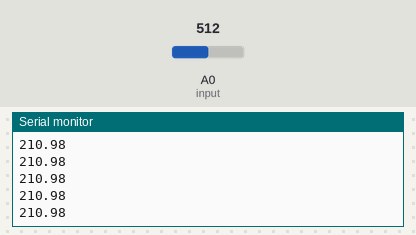
A sketch run on a simulated Arduino Uno, built with avr-gcc and run on an emulated ATmega328P. Parts: the last lines printed to the serial monitor. The test bench sets the inputs (shaded band); at power-on: A0 (input) = 512.

Above: at 1.2 s.
1.3 s: A0 (input) set to 716
At 1.31 s:
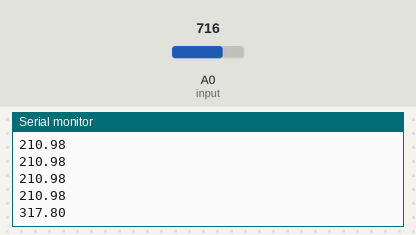
2.8 s: A0 (input) set to 900
At 2.82 s:
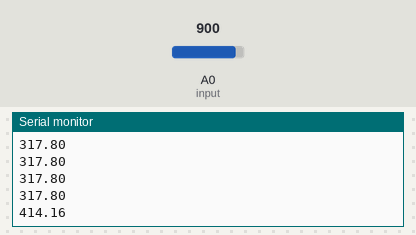
Timing chart, 0 to 5.8 s (numbered marks = the images above; inputs shaded):
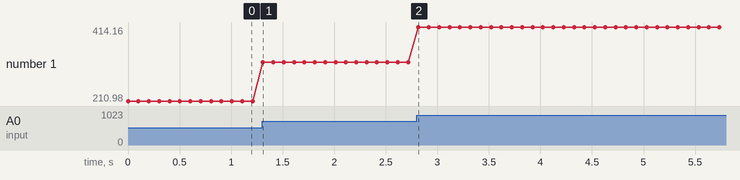

The sketch:

Temp_sensor.ino
```cpp
int input = A0;

void setup() {
  // put your setup code here, to run once:
  pinMode(input, INPUT);
  Serial.begin(9600);
}

void loop() {
  // put your main code here, to run repeatedly:
//  Serial.println(analogRead(input)*5.0/1023);
  Serial.println((750.0/7.0)*(analogRead(input)*(5.0/1023.0)-1.0)+50.0);
  delay(100);
}
```

Measured:
- after the input at 1.3 s, the serial monitor: prints a new line at once (image 1)
- after the input at 2.8 s, the serial monitor: prints a new line at once (image 2)
- plotted number 1: 210.98 → 317.8 after the input at 1.3 s, 317.8 → 414.16 after the input at 2.8 s
